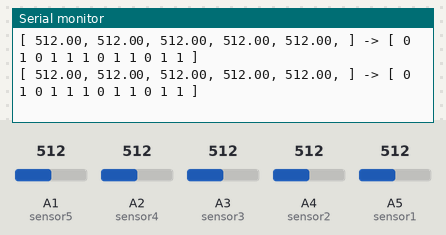
A sketch run on a simulated Arduino Uno, built with avr-gcc and run on an emulated ATmega328P. Parts: the last lines printed to the serial monitor. Inputs (shaded band) come from the test bench; at power-on: A1 (sensor5) = 512, A2 (sensor4) = 512, A3 (sensor3) = 512, A4 (sensor2) = 512, A5 (sensor1) = 512.

Above: at 1.8 s.
1.9 s: A1 (sensor5) set to 716
At 2.9 s:
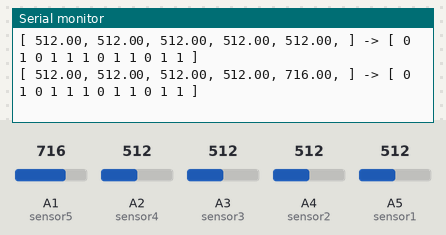
3.4 s: A2 (sensor4) set to 716
At 4.7 s:
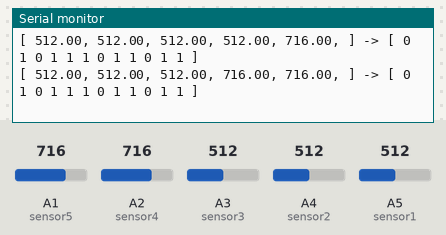
4.9 s: A3 (sensor3) set to 716
At 5.5 s:
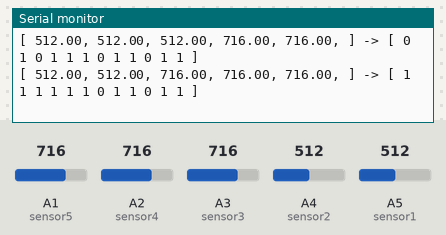
6.4 s: A4 (sensor2) set to 716
At 7.7 s:
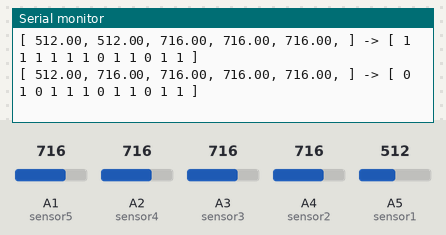
7.9 s: A5 (sensor1) set to 716
At 8.6 s:
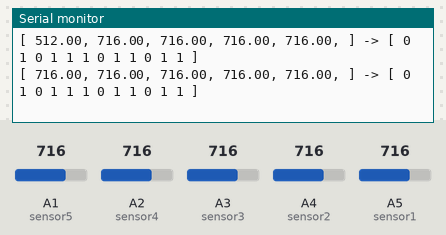
9.4 s: A1 (sensor5) set to 992
At 9.4 s:
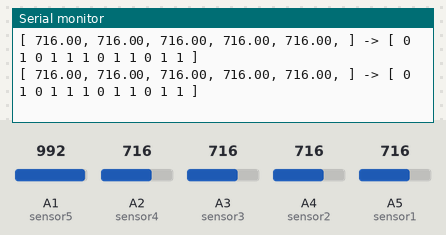
Timing chart, 0 to 11.9 s (numbered marks = the images above; inputs shaded):
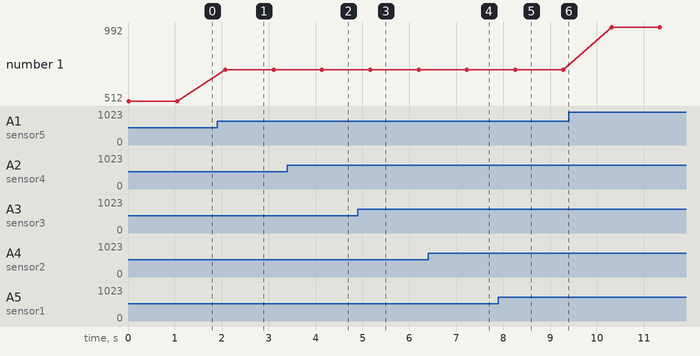

Measured:
- after the input at 1.9 s, the serial monitor: prints a new line after 0.18 s (image 1)
- after the input at 3.4 s, the serial monitor: prints a new line after 0.74 s (image 2)
- after the input at 4.9 s, the serial monitor: prints a new line after 0.27 s (image 3)
- after the input at 6.4 s, the serial monitor: prints a new line after 0.83 s (image 4)
- after the input at 7.9 s, the serial monitor: prints a new line after 0.35 s (image 5)
- plotted number 1: 512 → 716 after the input at 1.9 s, 716 → 992 after the input at 9.4 s

The sketch:

Nariz_automatizada.ino
```cpp
/********************************************************************
 * Automatización de la Nariz Electrónica a través de un
 * algoritmo de red neuronal previamente entrenada para la detección
 * de Papaya, Naranja y Manzana.
 *
 * Parametros de la red neuronal
 * Red Neuronal con:
 *    5 entradas,
 *    5 neuronas en la capa oculta,
 *    3 neuronas en la capa de salida
 *    Función de transferencia: sigmoidal tanto para la capa oclta como
 *    para la capa de salida.
 *    Valores de Salida:
 *       [0 0 0] - Reposo
 *       [1 0 0] - Papaya
 *       [0 1 0] - Naranja
 *       [0 0 1] - Manzana
 ********************************************************************/

#include <math.h>

/********************************************************************
 * Configuración de las entradas analógicas para los Sensores de Gas
 ********************************************************************/


void setup(){
  Serial.begin(9600);
}

//{434,209,178,154,243};
void loop(){

  int sensorH = A0;
  int sensor5 = A1;
  int sensor4 = A2;
  int sensor3 = A3;
  int sensor2 = A4;
  int sensor1 = A5;

  const int NodosEntrada = 5;
  const int NodosOcultos = 25;
  const int NodosSalida = 12;

  float entradasOriginales[NodosEntrada];

    float valoresEntrada[NodosEntrada] = {
        analogRead(sensor1),
        analogRead(sensor2),
        analogRead(sensor3),
        analogRead(sensor4),
        analogRead(sensor5)
    };
    for(int i = 0; i < NodosEntrada; i++){
      entradasOriginales[i] = valoresEntrada[i];
    }

    float salida[NodosSalida];

    RedNeuronal(valoresEntrada, salida);

    //Pocesamiento de la salida
    Serial.print("[ ");
    for(int i=0; i < NodosEntrada; i++){
      Serial.print(entradasOriginales[i]);
      Serial.print(", ");
    }
    Serial.print("] -> ");

    Serial.print("[ ");
    for(int i = 0; i < NodosSalida; i++){
      Serial.print(round(salida[i]));
      Serial.print(" ");
    }
    Serial.println("]");
    delay(1000);
}


/**********************************************************************************
 * Algoritmo de la Red Neuonal
 *
***********************************************************************************/
void RedNeuronal (float *valoresEntrada, float *salida){
const int NodosEntrada = 5;
const int NodosOcultos = 25;
const int NodosSalida = 12;

  /********************************************************************
   * Pesos y Bias resultantes del entrenamiento
   * wh - Pesos capa oculta
   * bh - Bias de la capa oculta
   * wy - Pesos de la capa de salida
   * by - Bias de la capa de salida
   * minh, maxh, miny, maxy, minX y maxX - valores minimos y maximos
   * en las capas de entrada, oculta y salida
  *********************************************************************/
  float wh[NodosOcultos][NodosEntrada] = {
    {1.55408395937549,-1.1043226704367,-0.625150290104056,1.24415381461713,0.865250653343528},
    {-0.333987097784205,-0.721206585341943,3.37352488434145,-5.07322911980152,-2.07693340364123},
    {3.23458950700433,0.347643021946314,-1.28135412457736,0.94899980165098,2.41451308411358},
    {0.73755571842081,-0.307103639499357,1.31610689318514,1.0891671541182,-1.25840823115218},
    {1.88387842681684,-1.65183585259758,-1.64030545169325,-2.34994972284738,0.556300483132932},
    {-1.35461454319773,-2.30456394544789,1.74222638351933,4.64579347860536,-4.08920369046555},
    {0.911512878262343,-0.687964937002176,-2.46693089254783,3.83277146721375,2.6263573246251},
    {1.60980792120236,1.48846694682671,1.84308113164075,-1.90318108441105,-1.93327299769628},
    {-1.87181456572532,4.23498891806437,-1.39276939550489,0.270771734751143,4.77378624393709},
    {-3.10625185832877,2.66204697303493,-2.62654469546129,2.02255102281772,1.77333964466985},
    {3.16854667310274,1.29749804121902,0.647678122325151,-2.95896800399441,-1.76792085284138},
    {-1.49521881128769,0.162684816915563,-1.79043840734895,2.64758258162315,-2.40661731091662},
    {-5.01819955938409,-3.30659996574816,5.64265639836916,-0.389009408609506,6.31937420930363},
    {-1.63076639825592,-0.997729023851589,-0.818577350898095,1.31979462160145,5.58784845085715},
    {-2.61656425386974,8.2977006266966,-4.27825739821356,-1.5461371969564,0.793943321903053},
    {0.878922030081364,-0.328108064649365,-3.1773166170187,0.081559071001873,-2.36868934127933},
    {-1.47736692735067,1.66772112628762,0.955522208402223,-0.196235029200871,0.59805155584256},
    {-3.36885899509364,-4.59955782636701,-1.90820280643489,1.4138927195772,4.25399082272429},
    {1.19819274043971,-1.06120482471591,-1.58137548688622,2.50679014058705,1.61501257433724},
    {-0.540765676968998,1.61595754714596,0.796249351744687,-0.283902490772289,-0.832290099808185},
    {1.80196111891944,-2.34067588872055,-2.08705122395094,-2.99778322388381,1.63442160408197},
    {-1.45168708486448,-1.05310278091344,-1.8741268561232,-5.99355290690346,-0.0616270122960302},
    {2.49845729747482,1.32399288203247,-2.16710349394517,1.87923628810006,2.6600615494305},
    {2.53996399982555,5.14185135979011,2.54327162130693,-1.15077371703066,1.113372181441},
    {0.80389908913203,0.586142511660586,-1.28908862978698,-1.36198806236759,-0.388669177147121}
  };

  float bh[NodosOcultos] = {-3.25673418641350,
                          -4.67455287457812,
                          -2.39804069646148,
                          -2.93957449457904,
                          -1.46547280646267,
                          -4.41059680162024,
                          1.93339038022594,
                          -0.809827058896212,
                          2.14438740572098,
                          1.69080652722725,
                          -0.131990014101936,
                          0.493648372916902,
                          1.58854041908499,
                          -0.322399657615589,
                          0.0582852552055929,
                          -1.69901263478675,
                          -1.93846044860296,
                          -4.36334133417541,
                          2.14788928277565,
                          -2.52372088439491,
                          1.60589968685329,
                          -1.27876722451295,
                          1.52318364566735,
                          7.91223838358097,
                          3.50250393587091};

  float wy[NodosSalida][NodosOcultos] = {
    {1.33207172479862,0.804140230099447,0.368115896613625,0.889600211928728,0.155162507367389,-0.544207251442403,-0.181318398559966,0.68306184209679,2.41693940832994,-0.731218206889194,-0.10435151787851,-0.201471851936174,6.68671761426208,4.23059789803329,0.387082949277582,1.32004735837386,0.40441915856025,1.7206196285937,-0.353322538922068,1.27552663967041,2.6127255192678,-0.362890507422012,0.0332615992517899,-7.07232940034775,-0.949816393865437},
    {1.14354176610796,0.734999649826835,-1.65414604090916,1.55362454804628,0.127857415445819,-0.752255905953307,0.186707901542235,0.390409425771244,0.628619089578416,0.226614155673757,-1.04561897671483,2.26791973201777,3.13629932785329,-1.47963408360338,2.24884897728722,0.247572286813233,1.63931357130268,-3.26383461117811,-0.58998789202003,0.55580889398027,-1.11297586041629,-0.71224404712748,-1.2137047409138,0.259458671692881,-1.32221484338959},
    {0.829032375346195,1.23988187905173,0.635657718236417,1.38011358367044,0.134250819320279,2.91097605501153,-0.168049479771649,0.106162538818153,-2.19885958520263,-0.385588968363862,0.289146833861494,0.256688506289453,2.50043607356119,-1.61899877673807,-2.52994541255259,0.569982397303614,0.476132665173082,4.63466755085473,-0.259897070276759,1.21928815868577,0.345214956644339,-2.96499666649748,-2.91152946891068,4.97166051902065,-0.840892670950985},
    {0.851084687300211,1.17161675266809,1.42436533035212,1.6661551037825,-1.32188102085649,2.63724836893398,0.447955967491669,0.333384850286087,-0.934515370374828,0.455733924765364,-1.14476105843501,0.0550769904976122,-4.91510880250611,-2.16544908071193,-0.0208966728234684,-0.273321735128427,1.15120343297886,-0.701213654578057,0.213358878158389,1.09594142141387,0.977446681007186,-1.10643625404892,-0.63501808482292,-1.98897504273116,-0.779601778164353},
    {0.395044544452351,0.603932131218688,1.08720665930364,0.846693097582893,-0.267121793612266,4.84554388597649,-0.0777951885134225,0.117203295974031,3.45659761742616,-0.830223789641599,0.303664907520862,-0.229700729963265,-2.18696087214235,0.00328163640210979,7.00218973389882,1.72967735084749,0.570668097021813,3.92326416372204,-0.55337806098574,1.3199609948294,-2.89316504694605,3.77883680439621,-0.877727820216359,-1.10538790323097,-0.951861959742446},
    {1.93839458167959,0.550703061297385,1.51483006217777,1.46986112304904,-1.0911531087735,-2.2427209094428,0.358748213151151,0.106320595495823,2.16953570387041,1.91080520941055,-1.83015645439295,0.597398394011204,-3.66207944587164,0.0798975151828092,5.46993922994859,2.03207580772432,1.07963514986707,1.07855651471179,0.00658061118170214,1.32188196035986,0.0026371909448092,1.55222784579875,-0.205013784522705,1.59798277691464,-0.496467164984932},
    {1.36852848588643,0.208003608692171,2.45263454764069,0.924998308856273,0.369952674035514,-2.19568889961607,0.424826472143307,-0.195506800540682,0.523636847590919,0.6479408749195,-0.723525670063473,-1.81909939468153,1.17236989296803,-0.0180616694546433,-1.87243617472161,-0.536593451825672,-0.730172962227274,2.95781564083238,-0.362821288880237,0.213177015076475,2.54313405600718,-0.639237063029975,-0.317748361577146,1.16098898736264,0.591265973845422},
    {0.857772575489838,-0.535395771010028,0.733821014268884,1.15434953216435,1.81093895830783,0.163597638602822,1.49167746063615,-0.0662700935408177,-2.09220814628824,1.54469653515149,-1.8859372891098,-0.343399576615637,-1.22599806409477,-0.96193662669175,-0.253940945583515,-0.633197634388108,1.22355747079485,0.031663763703646,0.664769187708458,0.975189828610229,-1.29792978722445,2.49289733069414,0.212854847688955,-0.813133825105954,-1.22252207899248},
    {0.547077714088611,-0.702700317003591,0.890958495117351,1.13168551226386,1.80548712350018,0.0268039809793239,-0.249418701395706,-2.02079878462258,1.78706586217477,1.38838814279419,2.86079128174418,0.560582436872778,-0.492888878199337,-0.468617436540453,3.52497936125242,0.790927869439842,0.892169263385607,-1.77533102007368,0.412809078320544,0.697286275891882,-0.657480460305646,1.38030345340107,-0.0518428620153973,0.830833475583865,-1.49810470648411},
    {0.838454782572343,3.55596676127025,0.353766781506682,-0.0647130446344774,0.927669885630275,0.897556963375657,-1.63694825823188,1.1532498569441,-1.66926845147075,0.354052703492541,-0.342958642788448,-1.52342076225229,0.62847574638281,-0.0567705294452931,-1.41891335208554,-2.31094516652426,0.0785853404791588,0.630238866048556,-2.41081926893787,-0.0218875816104472,-0.504845317865744,2.2951305675117,-1.46779142589268,-1.35302557690814,-0.242001074166819},
    {0.844894722994378,-5.09730476221738,0.871907715030364,0.989400769660996,-1.59900358506075,-0.139918184775306,-4.0950947795089,0.505197198537724,1.26486689626679,-4.551170160507,1.3693858587928,-0.661192390762171,-0.31327193877895,-1.00018357371872,0.177166725603052,1.20763256101948,1.42034014716953,0.197379470716182,2.24319705854883,1.31481055832899,-0.2446334338725,-2.08233535228542,-1.9880757461449,-2.44653117901782,-0.714827244471666},
    {1.88971700773394,-0.119296720079656,0.774082225968464,1.20608809756109,1.45998175357493,1.22152342534454,1.67902784644052,0.878619871606888,-1.29716204791375,-1.89924267773075,1.08321860863918,0.163688718511272,0.429175400097009,0.0715717789225189,-1.33462969783628,-0.246622453521409,0.861993265233904,-0.801979816816321,2.00902784061642,0.0473688707267078,-0.749325743614451,-0.938224468493303,0.229300726109127,0.390420806924031,-1.42319874452984}
  };

  float by[NodosSalida] = {-2.39041814960659,
                          -0.308761091635939,
                          -0.0658656948663389,
                          -0.667276550492073,
                          -0.624646858334158,
                          -1.78572147857071,
                          -0.662508614747756,
                          -1.38389872142537,
                          -2.05258748595340,
                          0.245103016758037,
                          0.406938924298525,
                          0.415625338410665};

  float minh[NodosEntrada] = {136,39,50,37,31};
  float maxh[NodosEntrada] = {539,165,286,106,477};
  float miny = -1;
  float maxy = 1;
  float minX = 0;
  float maxX = 1;
  float yh[NodosOcultos];
  /**********************************************************************
   * Procesamiento de los valores de entrada de acuerdo a los máximos y
   * mínimos
   **********************************************************************/
  for(int i = 0; i < NodosEntrada; i++){
    valoresEntrada[i] = valoresEntrada[i] - minh[i];
    valoresEntrada[i] = valoresEntrada[i] * (1/(maxh[i] - minh[i]));
    valoresEntrada[i] = valoresEntrada[i] * (maxy - miny);
    valoresEntrada[i] = valoresEntrada[i] + miny;
  }
  /***************************************************************************
   * Calculo de las salidas de la capa oculta utilizando funcion sigmoidal
   ***************************************************************************/
  for(int i = 0; i < NodosOcultos; i++){
    float suma = bh[i];
    for(int j = 0; j < NodosEntrada; j++){
      suma += (valoresEntrada[j] * wh[i][j]);
    }
    yh[i] = (2/(1 + exp(-2*suma)) - 1);
  }
  /***************************************************************************
   * Calculo de las salidas de la capa de salida utilizando funcion sigmoidal
   ***************************************************************************/
  for(int i = 0; i < NodosSalida; i++){
    float suma = by[i];
    for(int j = 0; j < NodosOcultos; j++){
      suma +=  (yh[j] * wy[i][j]);
    }
    salida[i] = (2/(1 + exp(-2*suma)) - 1);
  }
  /**********************************************************************
   * Procesamiento de las salidas de la capa de salida para obtener
   * la salida de la red neuronal
   **********************************************************************/
  for(int i = 0; i < NodosSalida; i++){
    salida[i] = salida[i] - miny;
    salida[i] = salida[i] * (1/(maxy - miny));
    salida[i] = salida[i] * (maxX - minX);
    salida[i] = salida[i] + minX;
  }
}
```
